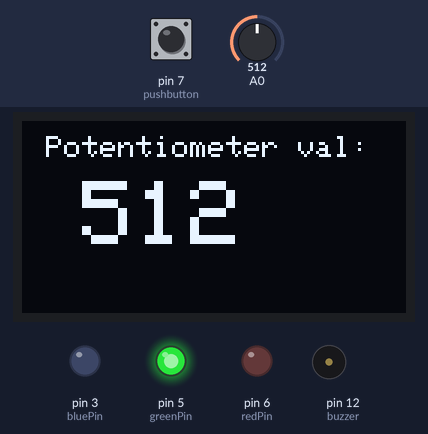
Recording of a sketch running on a simulated Arduino Uno, built with avr-gcc and run on an emulated ATmega328P. On the bench: 128×64 one-colour display, output pins drawn as LEDs (lit = HIGH), buzzer (waves = sounding, pin HIGH). Inputs (shaded band) come from the test bench; at power-on: A0 = 512, pin 7 (pushbutton) HIGH. The display library's start-up logo is not drawn.

Above: at 3.3 s.
3.4 s: A0 set to 684
At 4.2 s:
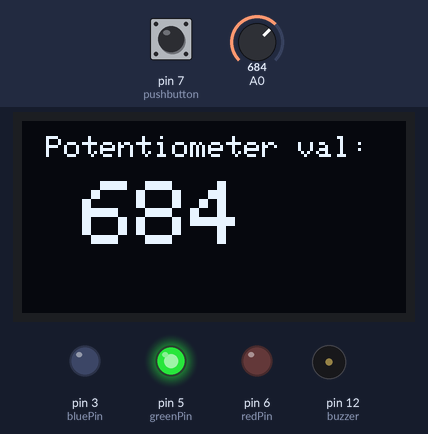
5.0 s: A0 set to 714
At 5.8 s:
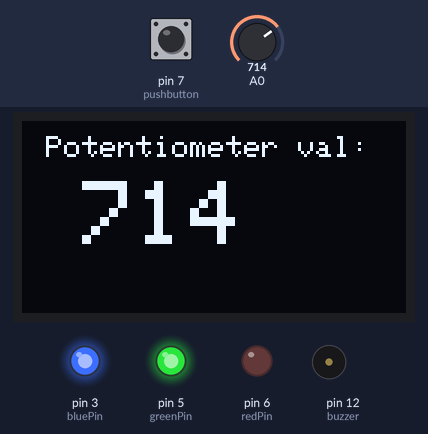
6.6 s: A0 set to 983
At 7.4 s:
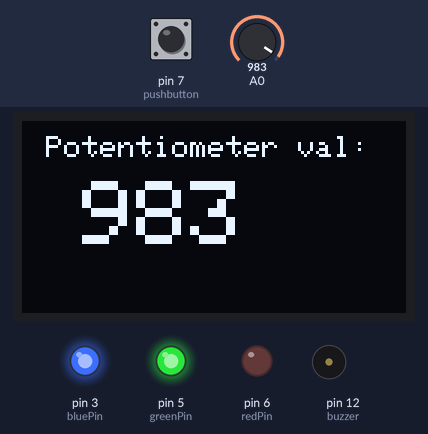
8.2 s: A0 set to 1012
At 9.1 s:
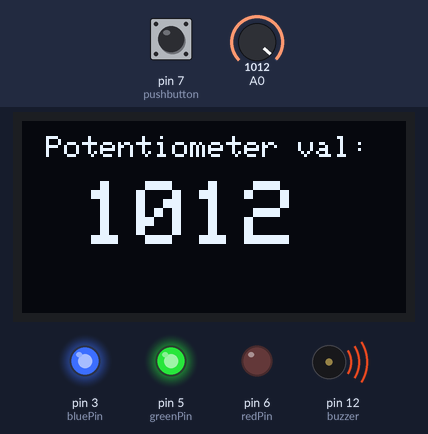
11.2 s: A0 set to 290
At 12.5 s:
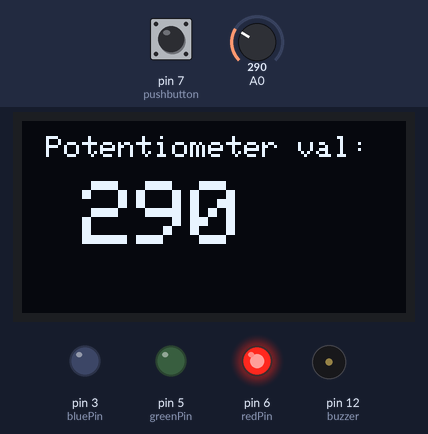
13.2 s: pin 7 (pushbutton) pulled LOW for 0.15 s
At 14.1 s:
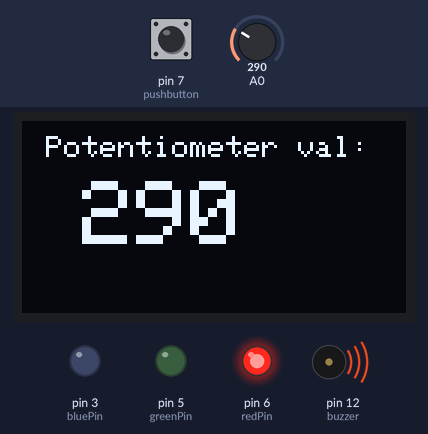
Timing chart, 0 to 16.2 s (numbered marks = the images above; inputs shaded):
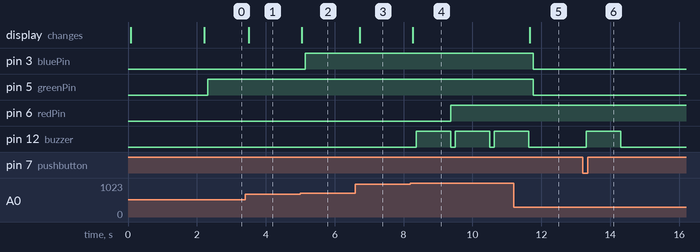

Measured:
- the behaviour switches between 700 and 701 on A0 (found by bisection; images 1 and 2)
- the behaviour switches between 1000 and 1001 on A0 (found by bisection; images 3 and 4)
- after the input at 3.4 s, the display: changes after 0.10 s (image 1)
- after the input at 5.0 s, pin 3 (bluePin): LOW → HIGH after 0.15 s; the display: changes after 0.05 s (image 2)
- after the input at 6.6 s, the display: changes after 0.13 s (image 3)
- after the input at 8.2 s, pin 6 (redPin): LOW → HIGH after 1.2 s; pin 12 (buzzer): alternates HIGH for 1.0 s and LOW for 0.13 s, starting after 0.17 s; the display: changes after 0.07 s (image 4)
- after the input at 11.2 s, pin 3 (bluePin), pin 5 (greenPin): HIGH → LOW after 0.56 s; pin 12 (buzzer): goes on until 11.6 s, then stays LOW; the display: changes after 0.46 s (image 5)
- after the input at 13.2 s, pin 12 (buzzer): LOW → HIGH after 0.11 s, → LOW 1.0 s later

The sketch:

oled.ino
```cpp
#include <SPI.h>
#include <Wire.h>
#include <Adafruit_GFX.h>
#include <Adafruit_SSD1306.h>

#define SCREEN_WIDTH 128 // OLED display width, in pixels
#define SCREEN_HEIGHT 64 // OLED display height, in pixels

// Declaration for an SSD1306 display connected to I2C (SDA, SCL pins)
#define OLED_RESET     4 // Reset pin # (or -1 if sharing Arduino reset pin)
Adafruit_SSD1306 display(SCREEN_WIDTH, SCREEN_HEIGHT, &Wire, OLED_RESET);
int bluePin = 3;
int greenPin = 5;
int redPin = 6;
int buzzer = 12;
int pushbutton = 7;

void setup() {

  pinMode(bluePin, OUTPUT);
  pinMode(redPin, OUTPUT);
  pinMode(greenPin, OUTPUT);
  pinMode(buzzer, OUTPUT);

  pinMode(pushbutton, INPUT_PULLUP);

  // Pull up the button
  Serial.begin(9600);

  // SSD1306_SWITCHCAPVCC = generate display voltage from 3.3V internally
  if(!display.begin(SSD1306_SWITCHCAPVCC, 0x3D)) { // Address 0x3D for 128x64
    Serial.println(F("SSD1306 allocation failed"));
    for(;;); // Don't proceed, loop forever
  }

  // Show initial display buffer contents on the screen --
  // the library initializes this with an Adafruit splash screen.
  display.display();

    display.clearDisplay();

  display.setTextSize(1); // Draw 2X-scale text
  display.setTextColor(SSD1306_WHITE);
  display.setCursor(10, 2);
  display.println(F("Seb"));
  display.display();      // Show initial text
  delay(100);

  delay(2000); // Pause for 2 seconds


  // Invert and restore display, pausing in-between
//  display.invertDisplay(true);
//   delay(1000);
//  display.invertDisplay(false);
//  delay(1000);


}

void loop() {


    display.clearDisplay();

    int val = analogRead(A0);

    display.setTextSize(0.5); // Draw 2X-scale text
    display.setTextColor(SSD1306_WHITE);
    display.setCursor(8,5);
    display.println("Potentiometer val:");

    display.setTextSize(3); // Draw 2X-scale text
    display.setCursor(20, 20);
    display.println(val);
    display.display();      // Show initial text
    delay(100);
    if(val==0){
      digitalWrite(redPin,LOW);
    }
    if(val>0 && val<300){
      digitalWrite(redPin, HIGH);
      digitalWrite(greenPin, LOW);
      digitalWrite(bluePin, LOW);

    }
    if(val>300 && val<700){
      digitalWrite(greenPin, HIGH);
    }
    if(val>700 && val<1000){
      digitalWrite(bluePin, HIGH);
    }
    if(digitalRead(pushbutton) == 0){
      digitalWrite(buzzer,HIGH);
      delay(1000);
      digitalWrite(buzzer,LOW);
    }else{
      digitalWrite(buzzer,LOW);
    }
    if(val>1000){
      digitalWrite(buzzer,HIGH);
      delay(1000);
      digitalWrite(buzzer,LOW);
      digitalWrite(redPin, HIGH);
      digitalWrite(greenPin, HIGH);
      digitalWrite(bluePin, HIGH);

    }

}
```
